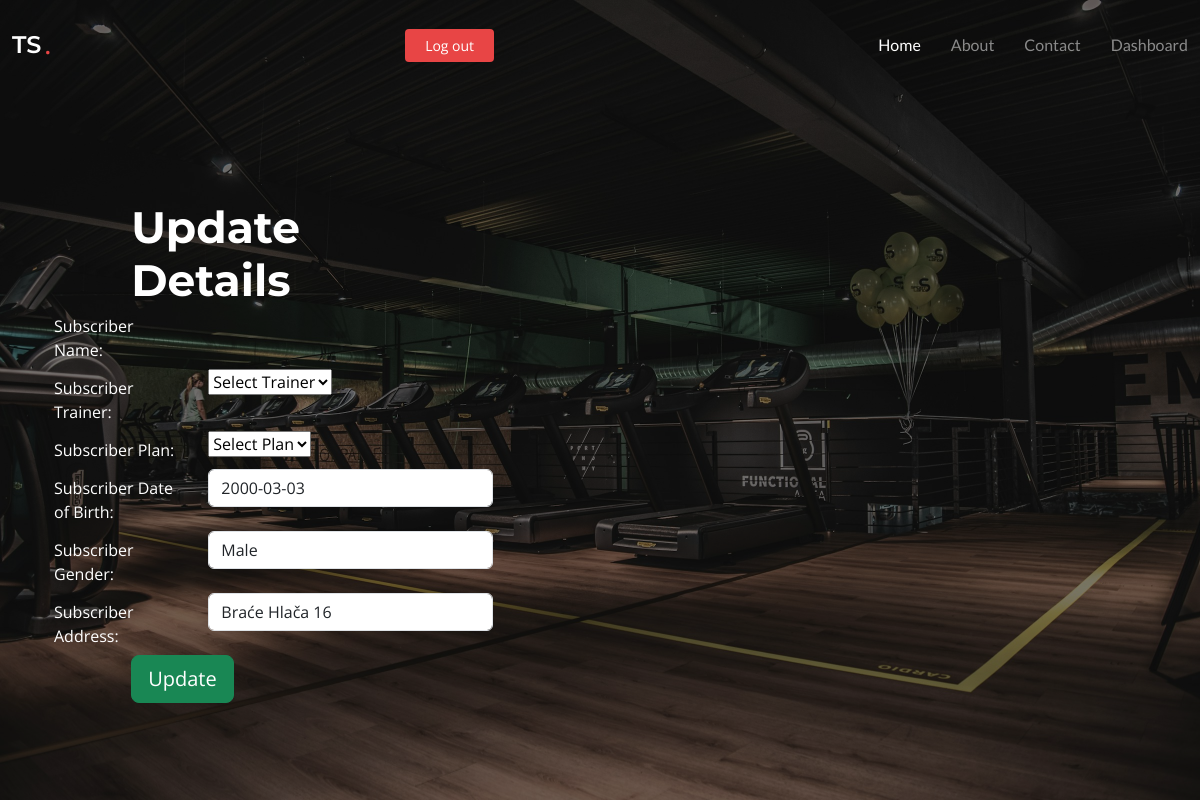
The page /updatepretplatnik/3 on the database its author committed.
### teretana/models.py (models this page shows, shortened)
class Profile(models.Model):
    user=models.OneToOneField("auth.User", on_delete=models.CASCADE, related_name="profile")
    trener=models.ForeignKey(Trener, on_delete=models.CASCADE, null=True)
    plan=models.ForeignKey(Plan, on_delete=models.CASCADE, null=True)
    datum_r=models.DateField(blank=True,null=True)
    spol=models.CharField(max_length=25, null=True)
    adresa=models.CharField(max_length=150, null=True)

### teretana/views.py (the view)
# urls.py: path('updatepretplatnik/<int:pk>', views.PretplatnikUpdateView.as_view(), name='update_pretplatnik'),
class PretplatnikUpdateView(UpdateView):
    model = Profile
    form_class = ProfileForm
    template_name = 'main/updatepretplatnik.html'
    success_url = reverse_lazy('teretana:pretplatnik_list')

### teretana/models.py (called while the page is built)
    def __str__(self):
        return '%s' % self.naziv

    def __str__(self):
        return self.ime

### teretana/templates/main/updatepretplatnik.html (shortened to what this page needs)
{% extends "adminbase.html" %}
{% block head %}
{% block content %}
<div class="col-md-12">
 <form method="POST" class="post-form" action="/updatetrener/{{trener.id}}" enctype="multipart/form-data">
  <div class="container">
 <br>
  <div class="form-group row">
  <label class="col-sm-1 col-form-label"></label>
  <div class="col-sm-4">
  <h2>Update Details</h2>
  </div>
  </div>
   <div class="form-group row">
  <label class="col-sm-2 col-form-label">Subscriber Name:</label>
  <div class="col-sm-4">
  </div>
   </div>
  <div class="form-group row">
  <label class="col-sm-2 col-form-label">Subscriber Trainer:</label>
  <div class="col-sm-4">
    {{ form.trener }}
  </div>
   </div>
   <div class="form-group row">
    <label class="col-sm-2 col-form-label">Subscriber Plan:</label>
    <div class="col-sm-4">
      {{ form.plan }}
    </div>
     </div>
     <div class="form-group row">
        <label class="col-sm-2 col-form-label">Subscriber Date of Birth:</label>
        <div class="col-sm-4">
          {{ form.datum_r }}
        </div>
         </div>
         <div class="form-group row">
            <label class="col-sm-2 col-form-label">Subscriber Gender:</label>
            <div class="col-sm-4">
              {{ form.spol }}
            </div>
             </div>
             <div class="form-group row">
                <label class="col-sm-2 col-form-label">Subscriber Address:</label>
                <div class="col-sm-4">
                  {{ form.adresa }}
                </div>
                 </div>
  <div class="form-group row">
  <label class="col-sm-1 col-form-label"></label>
  <div class="col-sm-4">
  <button type="submit" class="btn btn-success btn-lg">Update</button>
  </div>
   </div>
  </div>
 </form>
{% endblock content %}
{% endblock head %}

### static/assets/css/main.css (style rules this page uses)
:root { --default-font: "Open Sans", system-ui, -apple-system, "Segoe UI", Roboto, "Helvetica Neue", Arial, "Noto Sans", "Liberation Sans", sans-serif, "Apple Color Emoji", "Segoe UI Emoji", "Segoe UI Symbol", "Noto Color Emoji"; --heading-font: "Montserrat", sans-serif; --nav-font: "Lato", sans-serif; }
:root { --background-color: #ffffff; --background-color-rgb: 255, 255, 255; --default-color: #212529; --default-color-rgb: 33, 37, 41; --accent-color: #e84545; --accent-color-rgb: 232, 69, 69; --heading-color: #32353a; --heading-color-rgb: 50, 53, 58; --contrast-color: #ffffff; --contrast-color-rgb: 255, 255, 255; }
:root { --nav-color: #3a3939; --nav-hover-color: #e84545; --nav-dropdown-color: #3a3939; --nav-dropdown-hover-color: #e84545; --nav-dropdown-background-color: #ffffff; }
:root { scroll-behavior: smooth; }
body { color: var(--default-color); background-color: var(--background-color); font-family: var(--default-font); }
h1, h2, h3, h4, h5, h6 { color: var(--heading-color); font-family: var(--heading-font); }
.hero .container { position: relative; z-index: 3; }
.hero h2 { color: var(--contrast-color); margin: 0; font-size: 44px; font-weight: 700; }

### rows shown on the page
Profile: trener "Select Trainer", plan "Select Plan", datum_r "2000-03-03", spol "Male", adresa "Braće Hlača 16"
